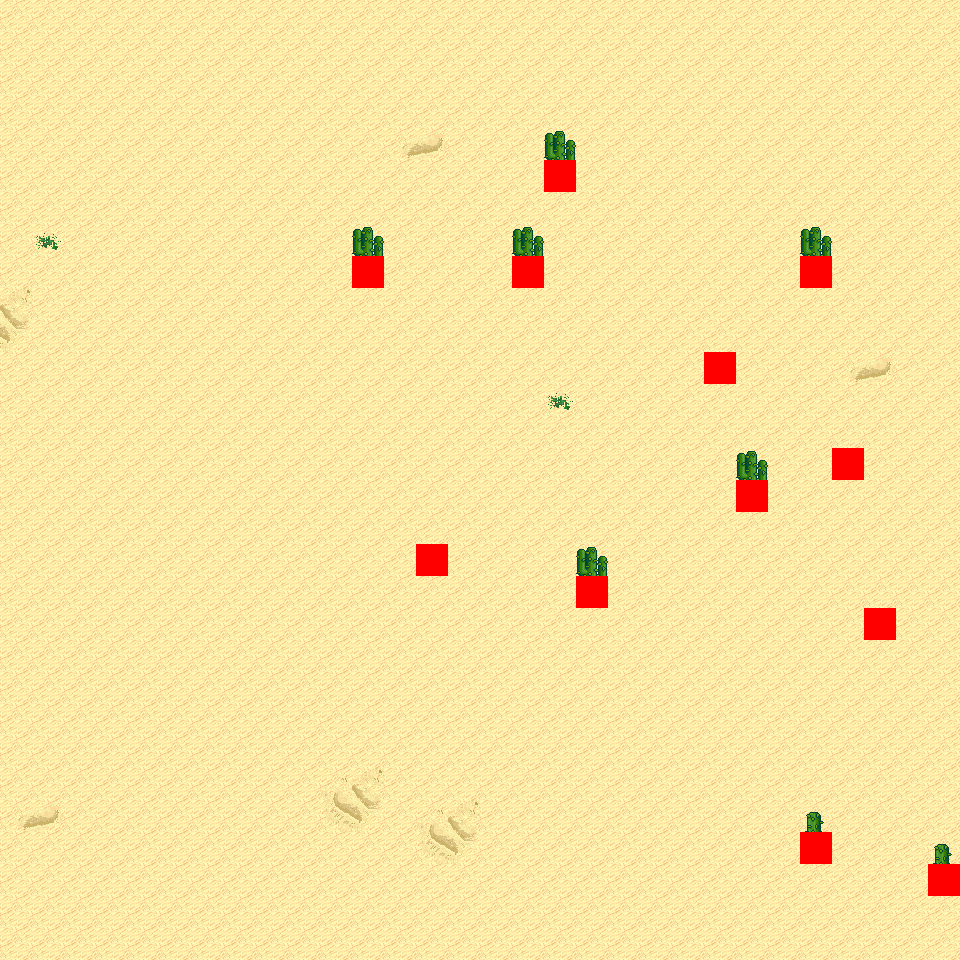

This is a level from a 2D game, rendered from its Tiled map with the project's own tilesets. A one-line summary and the map file follow, with tile-layer data summarised:
An orthogonal 30x30 tile map with 32x32 px tiles, 6 tile layers (Ground, Object, Object2, Above, ...), 8 tilesets and 4 objects (4x mapExit).

<map version="1.0" orientation="orthogonal" renderorder="right-down" width="30" height="30" tilewidth="32" tileheight="32" nextobjectid="5">
  <tileset firstgid="1" name="tileset_logic_collision" tilewidth="32" tileheight="32" tilecount="1" columns="1">
    <image source="../drawable/tileset_logic_collision.png" width="32" height="32" />
  </tileset>
  <tileset firstgid="2" name="tileset_ground_ground" tilewidth="32" tileheight="32" tilecount="33" columns="3">
    <image source="../drawable/tileset_ground_ground.png" width="96" height="352" />
  </tileset>
  <tileset firstgid="35" name="tileset_ground_ridge_earth_pale" tilewidth="32" tileheight="32" tilecount="96" columns="12">
    <image source="../drawable/tileset_ground_ridge_earth_pale.png" width="384" height="256" />
  </tileset>
  <tileset firstgid="131" name="tileset_ground_ridge_earth_dark" tilewidth="32" tileheight="32" tilecount="96" columns="12">
    <image source="../drawable/tileset_ground_ridge_earth_dark.png" width="384" height="256" />
  </tileset>
  <tileset firstgid="227" name="tileset_terrain_desert" tilewidth="32" tileheight="32" tilecount="88" columns="8">
    <image source="../drawable/tileset_terrain_desert.png" width="256" height="352" />
  </tileset>
  <tileset firstgid="315" name="tileset_plant_tree_tree_darkgreen" tilewidth="32" tileheight="32" tilecount="88" columns="8">
    <image source="../drawable/tileset_plant_tree_tree_darkgreen.png" width="256" height="352" />
  </tileset>
  <tileset firstgid="403" name="tileset_plant_cactus_2" tilewidth="32" tileheight="32" tilecount="10" columns="5">
    <image source="../drawable/tileset_plant_cactus_2.png" width="160" height="64" />
  </tileset>
  <tileset firstgid="413" name="tileset_ground_sand_2" tilewidth="32" tileheight="32" tilecount="15" columns="5">
    <image source="../drawable/tileset_ground_sand_2.png" width="160" height="96" />
  </tileset>
  <layer name="Ground" width="30" height="30">
    <data>[900 cells, 900 non-empty, 9 distinct tile ids]</data>
  </layer>
  <layer name="Object" width="30" height="30">
    <data>[900 cells, 11 non-empty, 3 distinct tile ids]</data>
  </layer>
  <layer name="Object2" width="30" height="30">
    <data>[900 cells, 0 non-empty, 0 distinct tile ids]</data>
  </layer>
  <layer name="Above" width="30" height="30">
    <data>[900 cells, 8 non-empty, 2 distinct tile ids]</data>
  </layer>
  <layer name="Above2" width="30" height="30">
    <data>[900 cells, 0 non-empty, 0 distinct tile ids]</data>
  </layer>
  <layer name="Walkable" width="30" height="30">
    <data>[900 cells, 12 non-empty, 1 distinct tile ids]</data>
  </layer>
  <objectgroup name="MapEvents">
    <object id="1" name="south" type="mapExit" x="0" y="928" width="960" height="32">
      <properties>
        <property name="map" value="level_0_x3_y129" />
        <property name="x" value="0" />
        <property name="y" value="1" />
      </properties>
    </object>
    <object id="2" name="west" type="mapExit" x="0" y="0" width="32" height="960">
      <properties>
        <property name="map" value="level_0_x2_y128" />
        <property name="x" value="28" />
        <property name="y" value="0" />
      </properties>
    </object>
    <object id="3" name="east" type="mapExit" x="928" y="0" width="32" height="864">
      <properties>
        <property name="map" value="level_0_x4_y128" />
        <property name="x" value="1" />
        <property name="y" value="0" />
      </properties>
    </object>
    <object id="4" name="east2" type="mapExit" x="928" y="896" width="32" height="64">
      <properties>
        <property name="map" value="level_0_x4_y128" />
        <property name="x" value="1" />
        <property name="y" value="28" />
      </properties>
    </object>
  </objectgroup>
</map>
